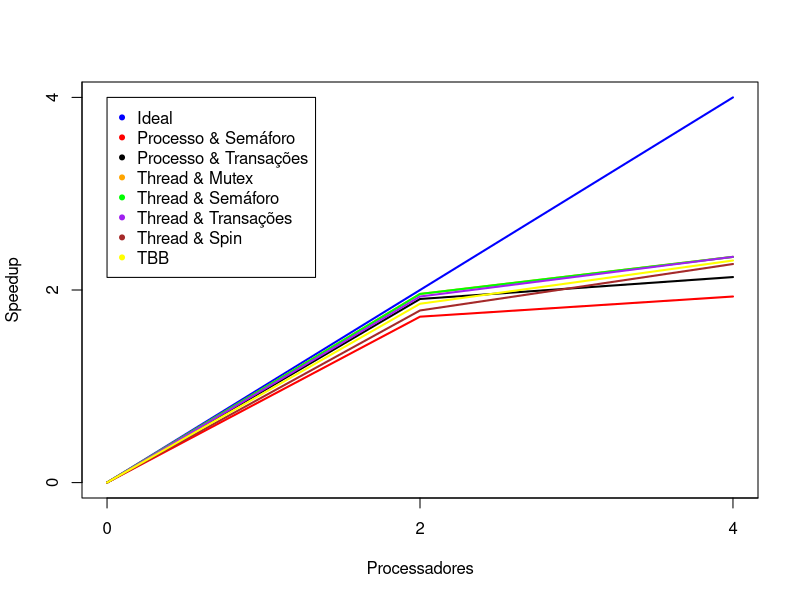

R code for this plot:
colors  <- c('blue', 'red', 'black', 'orange', 'green', 'purple',
            'brown', 'yellow');
legends <- c("Ideal",
              "Processo & Semáforo",
              "Processo & Transações",
              "Thread & Mutex",
              "Thread & Semáforo",
              "Thread & Transações",
              "Thread & Spin",
              "TBB")

ideal       <- c(0,2,4)
processador <- c(0,2,4)

speedup_proces_sem   <- c(0,1.72289156627,1.93243243243)
speedup_proces_trans <- c(0,1.90666666667,2.13432835821)
speedup_thread_mutex <- c(0,1.95890410959, 2.34426229508)
speedup_thread_sem   <- c(0,1.95890410959,2.34426229508)
speedup_thread_spin  <- c(0,1.93243243243,2.34426229508)
speedup_thread_trans <- c(0,1.7875,2.26984126984)
speedup_tbb          <- c(0,1.85714285714,2.3064516129)

plot(c(0,2,4),c(0,2,4),type='n',xlab=NA,ylab=NA, axes=FALSE)
axis(1, las=0, at=2*0:4)
axis(2, las=0, at=2*0:4)
box()

lines(processador, ideal, col = colors[1], lwd = 2)
lines(processador, speedup_proces_sem, col = colors[2], lwd = 2)
lines(processador, speedup_proces_trans, col = colors[3], lwd = 2)
lines(processador, speedup_thread_mutex, col = colors[4], lwd = 2)
lines(processador, speedup_thread_sem, col = colors[5], lwd = 2)
lines(processador, speedup_thread_spin, col = colors[6], lwd = 2)
lines(processador, speedup_thread_trans, col = colors[7], lwd = 2)
lines(processador, speedup_tbb, col = colors[8], lwd = 2)

legend(0, 4, legends, col = colors, pch=rep(20,2))
title(xlab = "Processadores", ylab = "Speedup")

save.image()

#ideal<-c(0,2,4,8,16)
#processador<-c(0,2,4,8,16)

#speedup_proces_sem<-c(0,1.72289156627,1.93243243243,2.3064516129,1.90666666667)
#speedup_proces_trans<-c(0,1.90666666667,2.13432835821,1.7875,1.64367816092)
#speedup_thread_mutex<-c(0,1.95890410959, 2.34426229508,2.34426229508,2.34426229508)
#speedup_thread_sem<-c(0,1.95890410959,2.34426229508,2.34426229508,2.34426229508)
#speedup_thread_spin<-c(0,1.93243243243,2.34426229508,2.3064516129,2.26984126984)
#speedup_thread_trans<-c(0,1.7875,2.26984126984,2.13432835821,1.95890410959)
#speedup_tbb<-c(0,1.85714285714,2.3064516129,2.3064516129,2.3064516129)

#plot(c(0,2,4,8,16),c(0,2,4,8,16),type='n',xlab=NA,ylab=NA, axes=FALSE)
